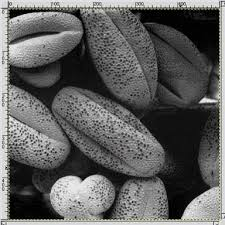
#> input picture Images/images.jpg, 225 x 225 px, found by its file name
$ python dct.py
#> lines starting #> are read from the running program, lines starting #| are printed output that depends on the picture
import cv2
import numpy as np
from matplotlib import pyplot as plt
from matplotlib.colors import Normalize
import matplotlib.cm as cm

B=8 #blocksize
fn3= 'Images/images.jpg'
img1 = cv2.imread(fn3,cv2.IMREAD_GRAYSCALE)
#> img1: shape (225, 225); min 0, max 255, mean 95
h,w = np.array(img1.shape[:2])//B * B
#> h = 224; w = 224
print(h)
#| 224
print(w)
#| 224
img1=img1[:h,:w]
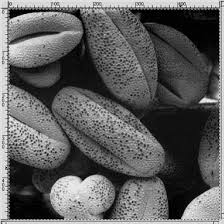
#> img1: shape (224, 224); min 0, max 255, mean 93.9
blocksV=h/B
#> blocksV = 28
blocksH=w/B
#> blocksH = 28
vis0 = np.zeros((h,w))
Trans = np.zeros((h,w))
vis0[:h, :w] = img1
for row in range(int(blocksV)):
        for col in range(int(blocksH)):
             currentblock = cv2.dct(vis0[row*B:(row+1)*B,col*B:(col+1)*B])
             Trans[row*B:(row+1)*B,col*B:(col+1)*B]=currentblock
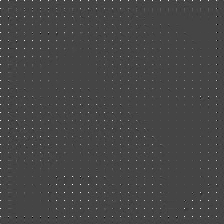
#> Trans: shape (224, 224) float64; min -674.5, max 1816, mean 11.6; drawn with min black and max white

cv2.imshow("Animesh",Trans)
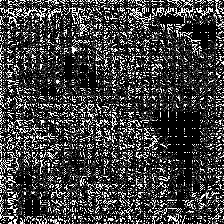
#> window 'Animesh': shape (224, 224); min 0, max 255, mean 64.1
cv2.waitKey(0)

$ run again, with Images/sample.jpg copied over Images/images.jpg
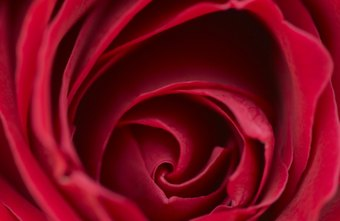
#> input picture Images/sample.jpg, 340 x 221 px, found by its file name
#| 216
#| 336
#> after the loop `for row in range(int(blocksV)):`:
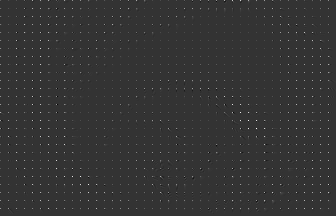
#> Trans: shape (216, 336) float64; min -242.7, max 956, mean 5.3; drawn with min black and max white
#> `cv2.imshow("Animesh",Trans)`:
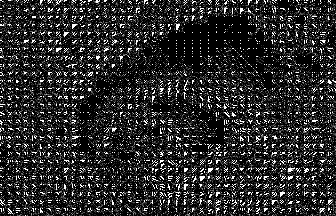
#> window 'Animesh': shape (216, 336); min 0, max 255, mean 44.3

$ run again, with Images/mean_filter.png saved as Images/images.jpg
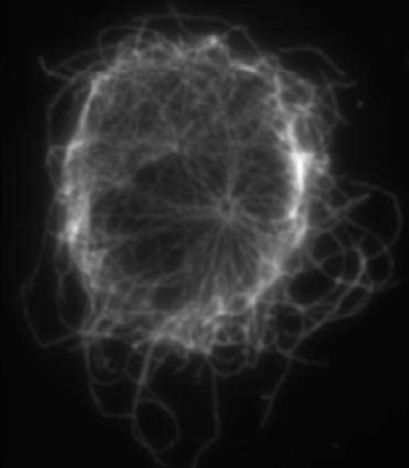
#> input picture Images/mean_filter.png, 409 x 468 px, found by its file name
#> img1 is the input picture: shape (468, 409); min 0, max 253, mean 37.4
#| 464
#| 408
#> img1: shape (464, 408)
#> after the loop `for row in range(int(blocksV)):`:
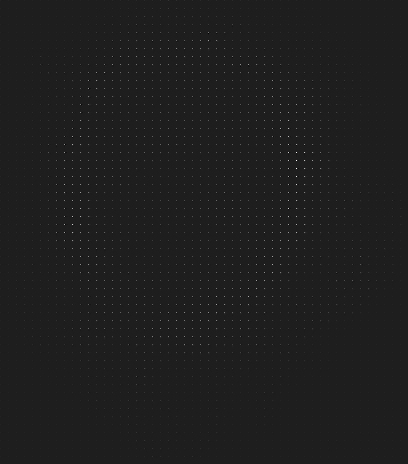
#> Trans: shape (464, 408) float64; min -254.2, max 1892.1, mean 4.7; drawn with min black and max white
#> `cv2.imshow("Animesh",Trans)`:
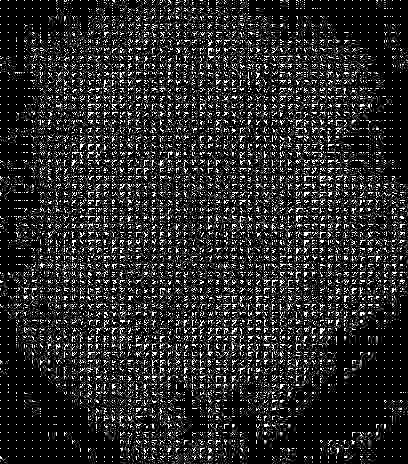
#> window 'Animesh': shape (464, 408); min 0, max 255, mean 43
